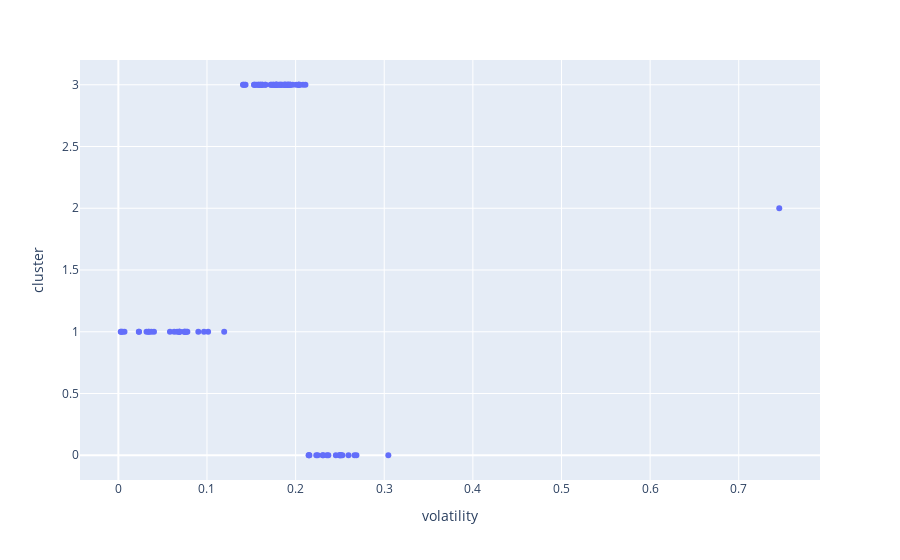

The notebook cell this image was saved under:
### Markdown cell above
Trying different algorithms to decide which to use for the model

### Code cell
from sklearn.mixture import GaussianMixture
n_clusters = 4
X2 = returns_summary_df[['volatility', 'max_drop']].copy()
gmm_model = GaussianMixture(n_components=n_clusters)
gmm_model.fit(X2)
cluster_labels = gmm_model.predict(X2)
X2 = pd.DataFrame(X2)
X2['cluster'] = cluster_labels
fig = px.scatter(X2, y="cluster", x="volatility")
fig.show()

### Figure 1 — Plotly figure (JSON) as saved in the notebook; plotly's stock layout.template omitted (floating-point values rounded to 4 significant figures)
{"data": [{"hovertemplate": "volatility=%{x}<br>cluster=%{y}<extra></extra>", "legendgroup": "", "marker": {"color": "#636efa", "symbol": "circle"}, "mode": "markers", "name": "", "orientation": "v", "showlegend": false, "type": "scatter", "x": [0.1724, 0.07499, 0.1906, 0.1435, 0.2354, 0.09023, 0.1739, 0.2084, 0.1921, 0.1627, 0.03399, 0.07421, 0.1719, 0.07712, 0.06918, 0.04021, 0.141, 0.1013, 0.2311, 0.1626, 0.1756, 0.2233, 0.1194, 0.1886, 0.02309, 0.2033, 0.2597, 0.1583, 0.003184, 0.1916, 0.1885, 0.2494, 0.2156, 0.2512, 0.2147, 0.06633, 0.2305, 0.06872, 0.1849, 0.1579, 0.2664, 0.1901, 0.2035, 0.1749, 0.03175, 0.2686, 0.1562, 0.2498, 0.1531, 0.1874, 0.178, 0.1427, 0.1407, 0.7457, 0.1837, 0.06883, 0.2454, 0.237, 0.1783, 0.1823, 0.2006, 0.178, 0.1939, 0.1603, 0.2036, 0.1828, 0.1773, 0.2049, 0.1661, 0.006913, 0.1868, 0.1545, 0.004704, 0.1939, 0.1879, 0.1967, 0.1918, 0.1599, 0.03461, 0.05822, 0.06298, 0.0233, 0.1613, 0.09665, 0.2249, 0.07785, 0.215, 0.03719, 0.1936, 0.1533, 0.1792, 0.2528, 0.181, 0.1655, 0.1787, 0.0754, 0.2111, 0.2509, 0.3046, 0.0027], "xaxis": "x", "y": [3, 1, 3, 3, 0, 1, 3, 3, 3, 3, 1, 1, 3, 1, 1, 1, 3, 1, 0, 3, 3, 0, 1, 3, 1, 3, 0, 3, 1, 3, 3, 0, 0, 0, 0, 1, 0, 1, 3, 3, 0, 3, 3, 3, 1, 0, 3, 0, 3, 3, 3, 3, 3, 2, 3, 1, 0, 0, 3, 3, 3, 3, 3, 3, 3, 3, 3, 3, 3, 1, 3, 3, 1, 3, 3, 3, 3, 3, 1, 1, 1, 1, 3, 1, 0, 1, 0, 1, 3, 3, 3, 0, 3, 3, 3, 1, 3, 0, 0, 1], "yaxis": "y"}], "layout": {"legend": {"tracegroupgap": 0}, "margin": {"t": 60}, "xaxis": {"anchor": "y", "domain": [0, 1], "title": {"text": "volatility"}}, "yaxis": {"anchor": "x", "domain": [0, 1], "title": {"text": "cluster"}}}}
